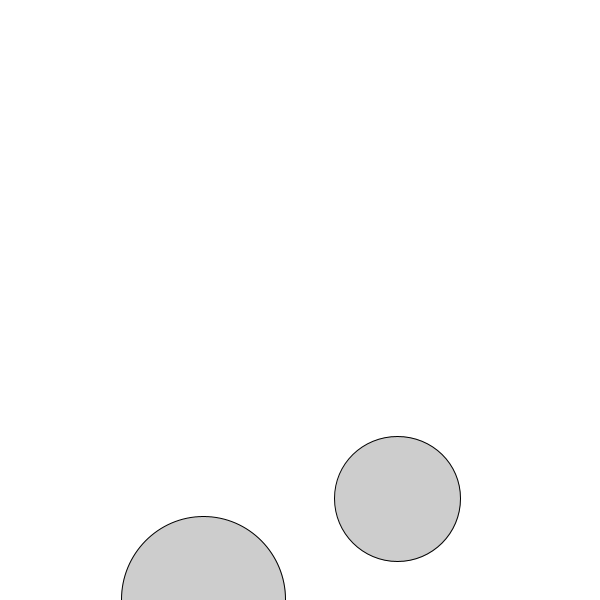
Frame 1 (no input)
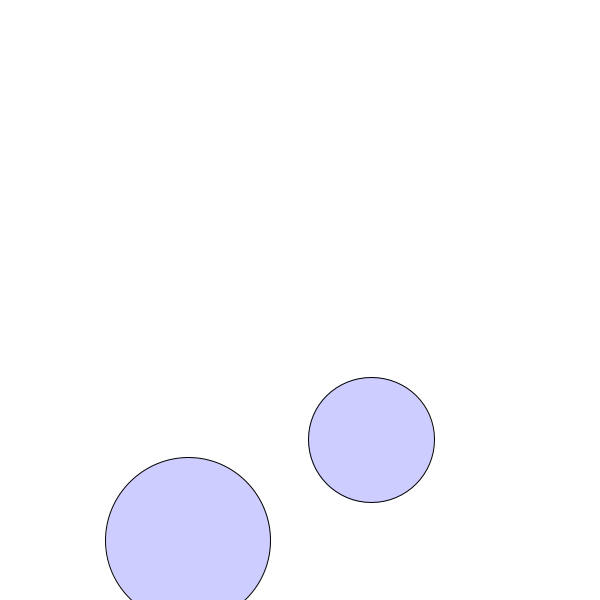
Frame 60 (the mouse pressed at the canvas centre just before this capture)
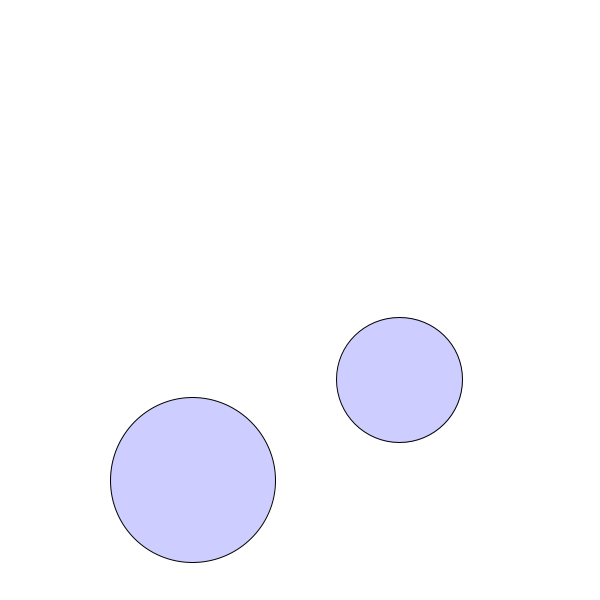
Frame 120 (the mouse held since frame 60 and released just before this capture)

The Processing sketch that drew these frames (run headless with seeded random() and noise(); from frame 60 on, the mouse is pressed at the canvas centre):

// Processing sketch: bubble_object_overlaps
// ── bubble_object_overlaps.pde


Bubble b1;
Bubble b2;

void setup() {
  size(600, 600);
  b1 = new Bubble(200,600);
  b2 = new Bubble(400,500);
}

void draw() {
  background(255);
  b1.ascend();
  b1.display();
  b2.ascend();
  b2.display();
  
  if (b1.overlaps(b2)) {
    b1.changeColor(255,0,0);
    b2.changeColor(255,0,0);
  } else {
    b1.changeColor(0,0,255);
    b2.changeColor(0,0,255);
    
  }
  
  /*float d = dist(b1.x,b1.y,b2.x,b2.y);
  if (d < b1.r + b2.r) {
    println("OVERLAPPING");
  }*/
  
}


// ── Bubble.pde
class Bubble {
  float x, y;
  float r;
  color c;

  Bubble(float x_, float y_) {
    x = x_;
    y = y_;
    
    r = random(50,100);
    c = color(0,50);
  }

  void ascend() {
    x = x + random(-4,4);
    y = y - 1;
    
    if (y < -100) {
      y = height + 100; 
    }
  }
  
  void changeColor(float r, float g, float b) {
    c = color(r,g,b,50); 
  }
    
  boolean overlaps(Bubble other) {
    float d = dist(x,y,other.x,other.y);
    if (d < r + other.r) {
      return true; 
    } else {
      return false;
    }
  }

  void display() {
    stroke(0);
    fill(c);
    ellipse(x, y, r*2, r*2);
  }
}
